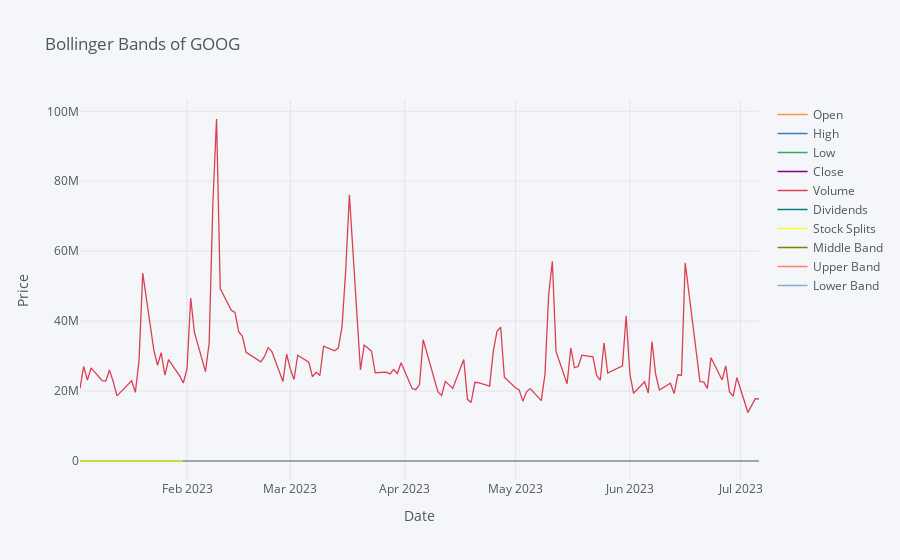

The code cell stored with this chart in its notebook:
### Markdown cell above
## Bollinger Bands

### Code cell
import yfinance as yf
import cufflinks as cf
import plotly.offline

cf.go_offline()
cf.set_config_file(offline=False, world_readable=True)

# Define the Ticker Symbol
ticker_symbol = "GOOG"

# Get the data on this ticker
ticker_data = yf.Ticker(ticker_symbol)

# Get the historical prices for the specified period
ticker_df = ticker_data.history(period="1d", start="2023-1-1", end="2023-7-7")

# Calculate Middle Bollinger Band (SMA)
ticker_df["Middle Band"] = ticker_df["Close"].rolling(window=20).mean()

# Calculate Upper and Lower Bollinger Bands (2 standard deviations from the SMA)
ticker_df["Upper Band"] = (
    ticker_df["Middle Band"] + 2 * ticker_df["Close"].rolling(window=20).std()
)
ticker_df["Lower Band"] = (
    ticker_df["Middle Band"] - 2 * ticker_df["Close"].rolling(window=20).std()
)

# Plot the chart
ticker_df.iplot(
    title="Bollinger Bands of " + ticker_symbol,
    xTitle="Date",
    yTitle="Price",
    theme="pearl",
)
